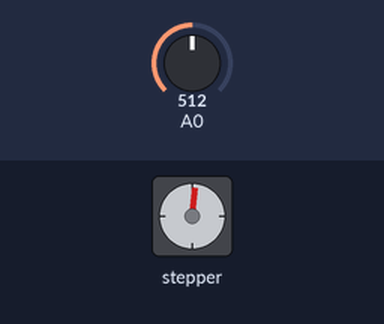
A sketch run on a simulated Arduino Uno, built with avr-gcc and run on an emulated ATmega328P. On the bench: stepper motor. Inputs (shaded band) come from the test bench; at power-on: A0 = 512. Stepper angles assume 48 steps per turn; what the sketch prints to the serial monitor is not drawn.

Above: at 0.05 s.
Timing chart, 0 to 3.0 s (numbered marks = the images above):
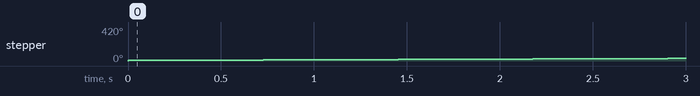

The sketch:

stepper.ino
```cpp
/*
 Stepper Motor Control - one step at a time

 This program drives a unipolar or bipolar stepper motor.
 The motor is attached to digital pins 8 - 11 of the Arduino.

 The motor will step one step at a time, very slowly.  You can use this to
 test that you've got the four wires of your stepper wired to the correct
 pins. If wired correctly, all steps should be in the same direction.

 Use this also to count the number of steps per revolution of your motor,
 if you don't know it.  Then plug that number into the oneRevolution
 example to see if you got it right.

 Created 30 Nov. 2009
 by Tom Igoe

 */

#include <Stepper.h>

const int stepsPerRevolution = 48;  // change this to fit the number of steps per revolution
                                     // for your motor

// initialize the stepper library on pins 8 through 11:
Stepper myStepper(stepsPerRevolution, 8,9,10,11);

int stepCount = 0;         // number of steps the motor has taken

void setup() {
  // initialize the serial port:
  Serial.begin(9600);
  myStepper.setSpeed(2);
  pinMode(A0, INPUT);
}

void turn(int stepCount, int stepDirection)
{
  while (stepCount > 0) {
    myStepper.step(1 * stepDirection);
    stepCount--;
    Serial.print("steps:" );
    Serial.println(stepCount);
    delay(40);
  }
}

void loop() {
  //turn(50, -1);
  //turn(50, 1);
  int p = analogRead(A0);
  Serial.println(p);
  myStepper.step(1);
  delay(100);
}
```
